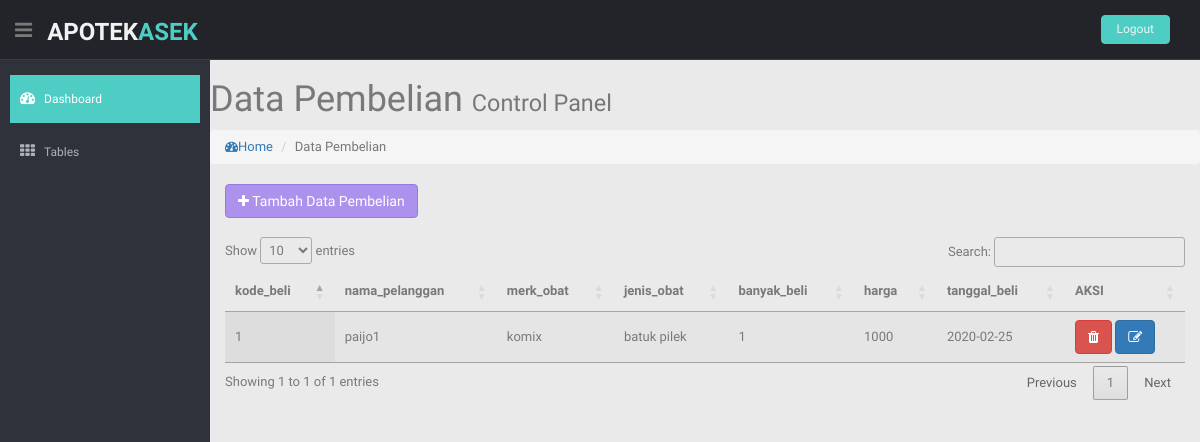
The app's page /index.php/beli with its own data.
### tables this page shows
CREATE TABLE `beli` (
  `kode_beli` int(10) NOT NULL,
  `kode_pelanggan` int(10) NOT NULL,
  `kode_obat` int(10) NOT NULL,
  `jenis_obat` varchar(50) NOT NULL,
  `banyak_beli` int(10) NOT NULL,
  `harga` int(10) NOT NULL,
  `tanggal_beli` date NOT NULL
);

CREATE TABLE `pelanggan` (
  `kode_pelanggan` int(11) NOT NULL,
  `nama_pelanggan` varchar(50) NOT NULL,
  `alamat` varchar(50) NOT NULL
);

CREATE TABLE `obat` (
  `kode_obat` int(10) NOT NULL,
  `merk_obat` varchar(50) NOT NULL,
  `jenis_obat` varchar(50) NOT NULL,
  `harga` int(20) NOT NULL,
  `tanggal_kadaluarsa` date NOT NULL,
  `stok` int(29) NOT NULL
);

### application/controllers/Beli.php (called while the page is built, shortened)
<?php
class Beli extends CI_Controller {
	public function index()
	{
		$data['Beli'] = $this->Model_beli->tampil_data()->result();
		$this->load->view('tamplates/header');
		$this->load->view('tamplates/sidebar');
		$this->load->view('beli_view',$data);
		$this->load->view('tamplates/footer');
	}
}
 ?>

### index.php (called while the page is built, shortened)
<?php
require_once BASEPATH.'core/CodeIgniter.php';

### application/models/Model_beli.php (called while the page is built, shortened)
<?php
class Model_beli extends CI_Model {
	public function tampil_data()
	{
		$this->db->select('*','Pelanggan.nama_pelanggan');
		$this->db->from('Beli');
		$this->db->join('Pelanggan','Beli.kode_pelanggan = Pelanggan.kode_pelanggan');
		$this->db->join('Obat','Beli.kode_obat= Obat.kode_obat');
		$hasil = $this->db->get();
		return $hasil;
	}
}
?>

### application/views/beli_view.php (the view, shortened to what this page needs)
<section id="main-content">
    <section class="wrapper">
        <div class="row">
				<h1>
					Data Pembelian
					<small>Control Panel</small>
				</h1>
				<ol class="breadcrumb">
					<li><a href="#"><i class="fa fa-dashboard"></i>Home</a></li>
					<li class="active">Data Pembelian</li>
				</ol>
		</div>
		<section class="content">
		<button class="btn btn-theme02" data-toggle="modal" data-target="#exampleModal"><i class="fa fa-plus"></i> Tambah Data Pembelian</button>
		<br><br>
		<table id="datatables" class="display">
		<thead>
			<tr>
				<th>kode_beli</th>
				<th>nama_pelanggan</th>
				<th>merk_obat</th>
				<th>jenis_obat</th>
				<th>banyak_beli</th>
				<th>harga</th>
				<th>tanggal_beli</th>
				<th>AKSI</th>
			</tr>
		</thead>
		<tbody>
			<?php
			$kode_beli = 1;
			foreach ($Beli as $bl):?>
			<tr>
				<td>
					<?php echo $kode_beli++ ?>
				</td>
				<td>
					<?php echo $bl->nama_pelanggan ?>
				</td>
				<td>
					<?php echo $bl->merk_obat ?>
				</td>
				<td>
					<?php echo $bl->jenis_obat ?>
				</td>
				<td>
					<?php echo $bl->banyak_beli ?>
				</td>
				<td>
					<?php echo $bl->harga ?>
				</td>
				<td>
					<?php echo $bl->tanggal_beli ?>
				</td>
				<td>
					<a href="<?= base_url('Beli/hapus/').$bl->kode_beli?>" class="btn btn-danger" onclick="javascript: return confirm('Anda Yakin Hapus')"><i class="fa fa-trash"></i></a>
					<a href="<?= base_url('Beli/edit_beli/').$bl->kode_beli?>" class="btn btn-primary"><i class="fa fa-edit"></i></a>
				</td>
			</tr>
			<?php endforeach;?>
		</tbody>
		</table>
	</section>
	</section>
</section>

### assets/css/style.css (style rules this page uses)
body { color: #797979; background: #eaeaea; font-family: 'Ruda', sans-serif; padding: 0px !important; margin: 0px !important; font-size:13px; }
a, a:hover, a:focus { text-decoration: none; outline: none; }
.btn-theme02 { color: #fff; background-color: #ac92ec; border-color: #967adc; }
#main-content { margin-left: 210px; }
.wrapper { display: inline-block; margin-top: 60px; padding-left: 15px; padding-right: 15px; padding-bottom: 15px; padding-top: 0px; width: 100%; }

### records on screen
beli: kode_pelanggan.nama_pelanggan "paijo1", kode_obat.merk_obat "komix", kode_obat.jenis_obat "batuk pilek", banyak_beli "1", kode_obat.harga "1000", tanggal_beli "2020-02-25"
